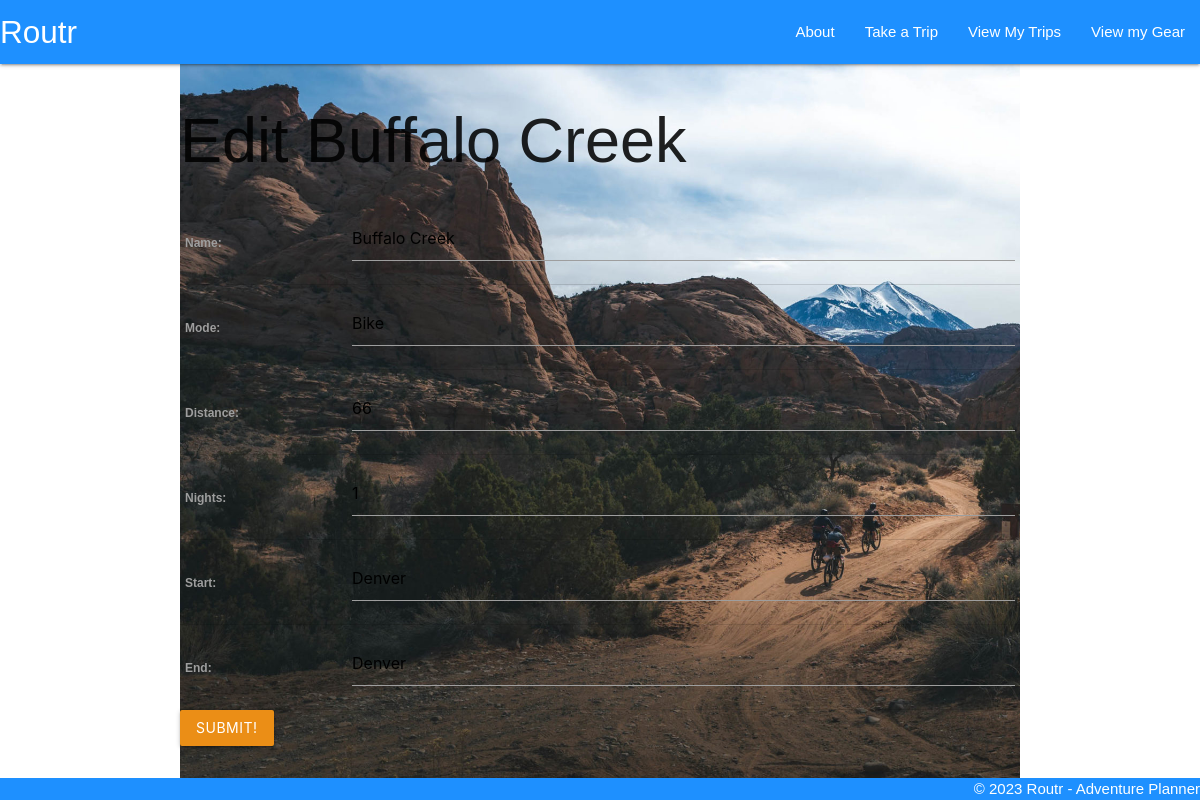
Page /trips/1/update/ on the committed database.
### main/models.py (models this page shows, shortened)
class Trip(models.Model):
    name = models.CharField(max_length=100)
    mode = models.CharField(max_length=100)
    distance = models.IntegerField()
    nights = models.IntegerField()
    start = models.CharField(max_length=100)
    end = models.CharField(max_length=250)
    gear = models.ManyToManyField(Gear)

### main/views.py (the view)
# urls.py: path('trips/<int:pk>/update/', views.TripUpdate.as_view(), name='trip_update'),
class TripUpdate(UpdateView):
    model = Trip
    fields = ['name', 'mode', 'distance', 'nights', 'start', 'end']

### main/templates/main/trip_form.html (shortened to what this page needs)
{% extends 'base.html' %} {% block content %}
{% if object %}
<h1>Edit <span class="">{{object.name}}</span></h1>
{% else %}
<h1>Add Trip</h1>
{% endif %}
<form
	action=""
	method="post">
	<table>
		{{ form.as_table }}
	</table>
	<input
		type="submit"
		value="Submit!"
		class="btn" />
</form>
{% endblock %}

### main/static/css/style.css (style rules this page uses)
body { font-family: basic-sans, sans-serif; display: flex; min-height: 100vh; flex-direction: column; }
.btn { background-color: rgb(235, 142, 22); }

### rows in the picture
Trip: name "Buffalo Creek", mode "Bike", distance "66", nights "1", start "Denver", end "Denver"
